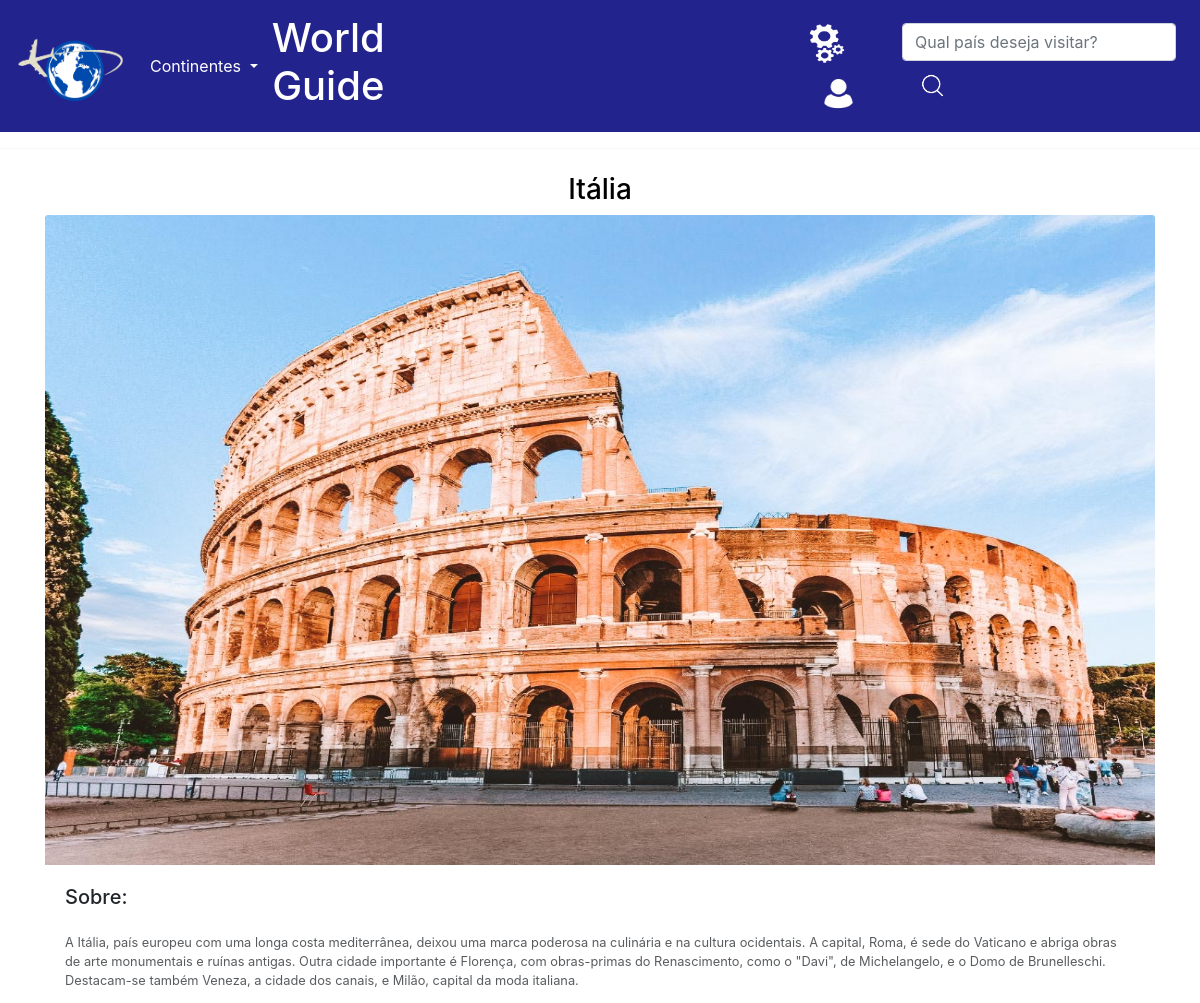
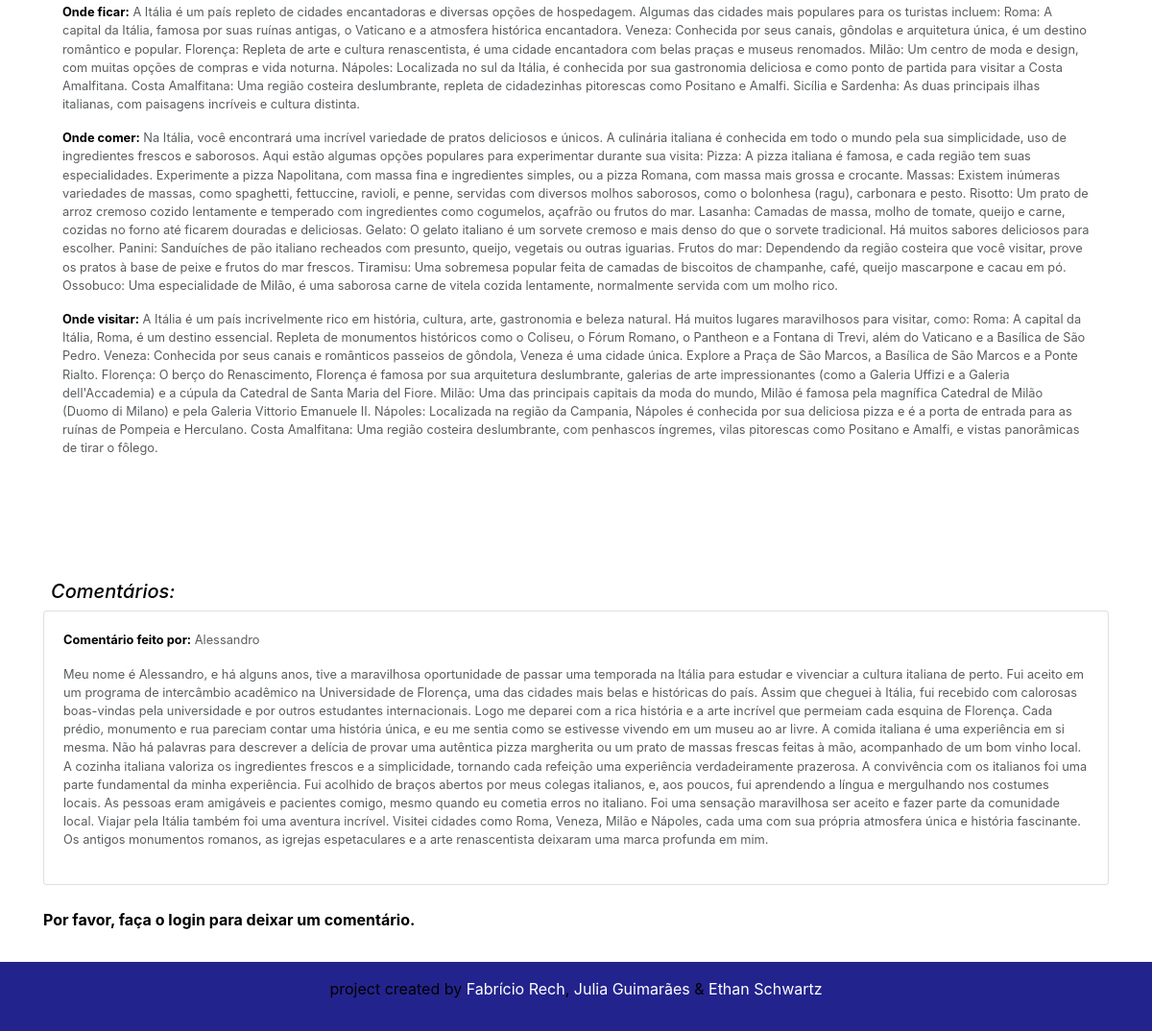
/europa/Continente/detalhe/italia/, run on the app's committed database (2 pictures, top to bottom).
### europa/models.py (models this page shows, shortened)
class model_europa(models.Model):
    Continente = models.CharField(max_length=100)
    País = models.CharField(max_length=100)
    Descricao = models.CharField(max_length=3000)
    OndeFicar = models.CharField(max_length=1800)
    OndeComer = models.CharField(max_length=1800)
    OndeVisitar = models.CharField(max_length=1800)
    foto = models.ImageField(upload_to='img/%Y/%m/%d/')
    carr = models.ImageField(upload_to='img/%Y/%m/%d/')
    ta_publicado = models.BooleanField(default=False)
    link = models.CharField(max_length=60)

class Comentario(models.Model):
    coment = models.CharField(max_length=100, null=False, blank=False)
    eh_publicada = models.BooleanField(default=True)
    link_url = models.CharField(max_length=100, null=False, blank=False)
    usuario = models.ForeignKey(
        to=User,
        on_delete=models.SET_NULL,
        null=True, blank=False,
        related_name='europa'
    )

### europa/views.py (the view, shortened to what this page needs)
# urls.py: path('Continente/detalhe/<str:link_url>/',views.v_detalhe, name='detalhe'),
def v_detalhe(request, link_url):
    detalhe = get_object_or_404(model_europa, link=link_url)
    comentarios = Comentario.objects.filter(eh_publicada=True, link_url=link_url)
    formulario = ComentarioForms(initial={'link_url': link_url})
    return render(request, 'europa/paginas/detalhe.html', context={'detalhe': detalhe, 'comentarios': comentarios, 'formulario': formulario})

### europa/forms.py
class ComentarioForms(forms.Form):
    Coment = forms.CharField(
        label='Comentários',
        required=True,
        max_length=5000,
        widget=forms.Textarea(
            attrs={
                'placeholder': 'Conte-nos a sua experiência!',
            }
        )
    )
    link_url = forms.CharField(
        widget=forms.HiddenInput()
    )

### europa/templates/europa/paginas/detalhe.html (shortened to what this page needs)
{% extends 'global/paginas/pais_detalhe.html' %}

### meus_templates/global/paginas/pais_detalhe.html (shortened to what this page needs)
<head>
</head>
{% include 'global/parciais/header.html' %}
<hr>
{% load static %}
<link rel="stylesheet" href="https://stackpath.bootstrapcdn.com/bootstrap/4.1.3/css/bootstrap.min.css">
{%if detalhe %}
<div class="container" style="border: 0;">
<div style="border: 0;" class="card mb-3">
  <div>
    <h3 class="text-center m-2">{{detalhe.País}}</h3>
  </div>
    <img style="height: 650;" src="{{ detalhe.foto.url }}" class="card-img-top" alt="...">
    <div class="card-body" style="margin-bottom: 100px;">
      <h5 class="card-title">Sobre: </h5>
      <p class="card-text mt-4"><small class="text-body-secondary">{{detalhe.Descricao}}</small></p>
      <p class="card-text"><small class="text-body-secondary"><strong>Onde ficar:</strong> {{detalhe.OndeFicar}}</small></p>
      <p class="card-text"><small class="text-body-secondary"><strong>Onde comer:</strong> {{detalhe.OndeComer}}</small></p>
      <p class="card-text"><small class="text-body-secondary"><strong>Onde visitar:</strong> {{detalhe.OndeVisitar}}</small></p>
    </div>
{% endif %}
<section>
  <h5 class="m-2"><i>Comentários:</i></h5>
  {% for comentario in comentarios %}
  <div class="card">
    <div class="card-body">
      <p><small class="text-body-secondary"><strong>Comentário feito por:</strong> {{ comentario.usuario.username }}</small></p>
      <p><small class="text-body-secondary">{{ comentario.coment }}</small></p>
    </div>
  </div>
  <br>
  {% empty %}
  <p>Nenhum comentário encontrado.</p>
  {% endfor %}
</section>
{% if user.is_authenticated %}
<section>
  {% block comentario %}
    {% endblock %}
    {% csrf_token %}
    {{ formulario.Coment }}
    {{ formulario.link_url }}
    <button  class="btn btn-primary" type="submit">Enviar Comentário</button>
  </form>
</section>
{% else %}
<p><strong> Por favor, faça o login para deixar um comentário.</strong></p>
{% endif %}
</div>
</div>
{% include 'global/parciais/footer.html' %}

### meus_statics/global/css/main.css (style rules this page uses)
* { margin: 0; padding: 0; color: black; }

### data on the page
model_europa: País "Itália", foto (picture), Descricao "A Itália, país europeu com uma longa costa mediterrânea, deixou uma marca poderosa na culinária e na cultura ocidentais. A capital, Roma, é sede do Vaticano e abriga obras de arte monumentais e ruínas antigas. Outra cidade importante é Florença, com obras-primas do Renascimento, como o \"Davi\", de Michelangelo, e o Domo de Brunelleschi. Destacam-se também Veneza, a cidade dos canais, e Milão, capital da moda italiana.", OndeFicar "A Itália é um país repleto de cidades encantadoras e diversas opções de hospedagem. Algumas das cidades mais populares para os turistas incluem: Roma: A capital da Itália, famosa por suas ruínas antigas, o Vaticano e a atmosfera histórica encantadora. Veneza: Conhecida por seus canais, gôndolas e arquitetura única, é um destino romântico e popular. Florença: Repleta de arte e cultura renascentista, é uma cidade encantadora com belas praças e museus renomados. Milão: Um centro de moda e design, com muitas opções de compras e vida noturna. Nápoles: Localizada no sul da Itália, é conhecida por sua gastronomia deliciosa e como ponto de partida para visitar a Costa Amalfitana. Costa Amalfitana:…", OndeComer "Na Itália, você encontrará uma incrível variedade de pratos deliciosos e únicos. A culinária italiana é conhecida em todo o mundo pela sua simplicidade, uso de ingredientes frescos e saborosos. Aqui estão algumas opções populares para experimentar durante sua visita: Pizza: A pizza italiana é famosa, e cada região tem suas especialidades. Experimente a pizza Napolitana, com massa fina e ingredientes simples, ou a pizza Romana, com massa mais grossa e crocante. Massas: Existem inúmeras variedades de massas, como spaghetti, fettuccine, ravioli, e penne, servidas com diversos molhos saborosos, como o bolonhesa (ragu), carbonara e pesto. Risotto: Um prato de arroz cremoso cozido lentamente e…", OndeVisitar "A Itália é um país incrivelmente rico em história, cultura, arte, gastronomia e beleza natural. Há muitos lugares maravilhosos para visitar, como: Roma: A capital da Itália, Roma, é um destino essencial. Repleta de monumentos históricos como o Coliseu, o Fórum Romano, o Pantheon e a Fontana di Trevi, além do Vaticano e a Basílica de São Pedro. Veneza: Conhecida por seus canais e românticos passeios de gôndola, Veneza é uma cidade única. Explore a Praça de São Marcos, a Basílica de São Marcos e a Ponte Rialto. Florença: O berço do Renascimento, Florença é famosa por sua arquitetura deslumbrante, galerias de arte impressionantes (como a Galeria Uffizi e a Galeria dell'Accademia) e a cúpula da…"
Comentario: usuario.username "Alessandro", coment "Meu nome é Alessandro, e há alguns anos, tive a maravilhosa oportunidade de passar uma temporada na Itália para estudar e vivenciar a cultura italiana de perto. Fui aceito em um programa de intercâmbio acadêmico na Universidade de Florença, uma das cidades mais belas e históricas do país. Assim que cheguei à Itália, fui recebido com calorosas boas-vindas pela universidade e por outros estudantes internacionais. Logo me deparei com a rica história e a arte incrível que permeiam cada esquina de Florença. Cada prédio, monumento e rua pareciam contar uma história única, e eu me sentia como se estivesse vivendo em um museu ao ar livre. A comida italiana é uma experiência em si mesma. Não há…"
